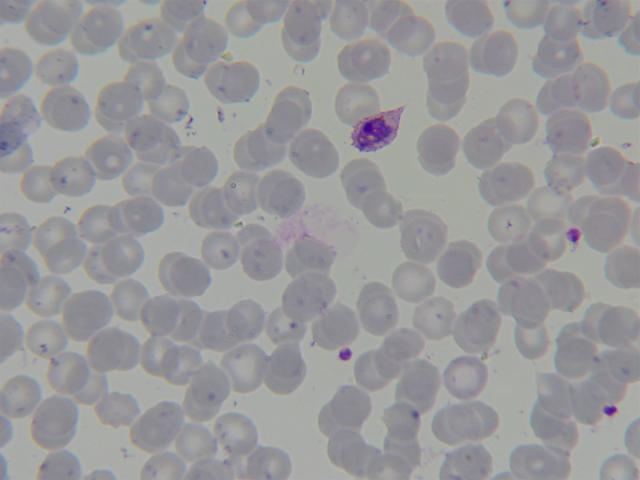
#> input picture preprocessing/2a_010.JPG, 640 x 480 px
$ python prepro.py
#> lines starting #> are read from the running program, lines starting #| are printed output that depends on the picture; after the words box and inside, x2 and y2 are one past the last pixel; in counts of white or black regions, pixels touching at a corner belong together
import cv2
import numpy as np
from matplotlib import pyplot as plt

img = cv2.imread('2a_010.JPG',0)
#> img: shape (480, 640); min 33, max 187, mean 153.1
ret,thresh1 = cv2.threshold(img,149,255,cv2.THRESH_BINARY)
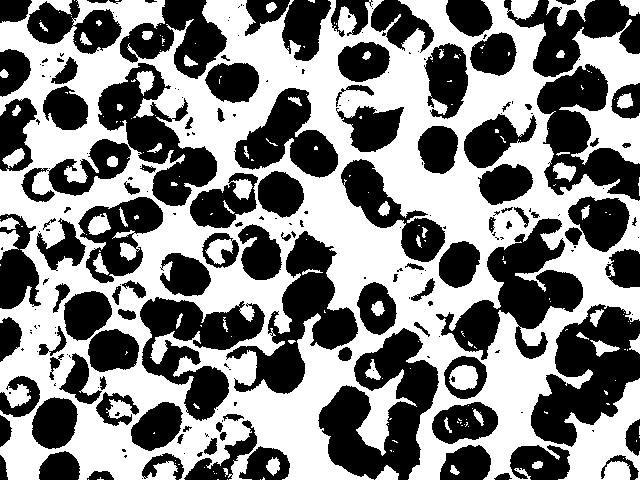
#> thresh1: shape (480, 640); 51.6% white; 224 black regions (114 under 20 px), largest, box (x1, y1, x2, y2) and area: (318, 328, 439, 480) 9416, (531, 304, 640, 447) 8601, (436, 218, 583, 360) 8126
ret,thresh2 = cv2.threshold(img,127,255,cv2.THRESH_BINARY_INV)
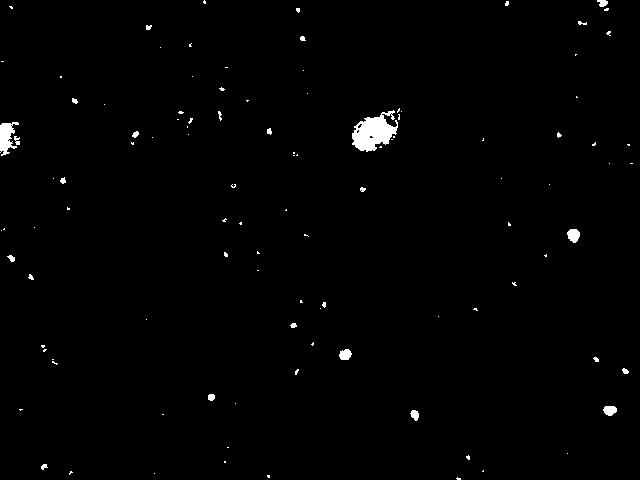
#> thresh2: shape (480, 640); 0.95% white; 107 white regions (83 under 20 px), largest, box (x1, y1, x2, y2) and area: (352, 110, 398, 152) 1122, (0, 122, 19, 156) 373, (567, 229, 580, 243) 136
ret,thresh3 = cv2.threshold(img,127,255,cv2.THRESH_TRUNC)
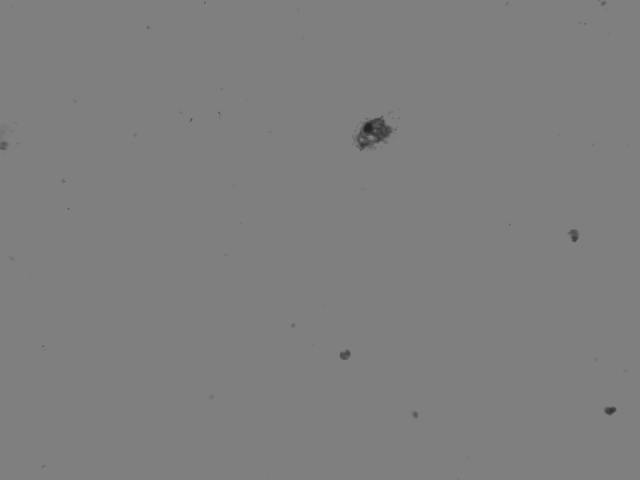
#> thresh3: shape (480, 640); min 33, max 127, mean 126.8
ret,thresh4 = cv2.threshold(img,127,255,cv2.THRESH_TOZERO)
ret,thresh5 = cv2.threshold(img,127,255,cv2.THRESH_TOZERO_INV)

titles = ['Original Image','BINARY']
images = [img, thresh1]

cv2.imshow('Original Image',img)
cv2.imshow('After Thresholding',thresh1)


import numpy as np
kernel = np.ones((4,4), np.uint8)

img = thresh1
img_dilation = cv2.dilate(img, kernel, iterations=2)
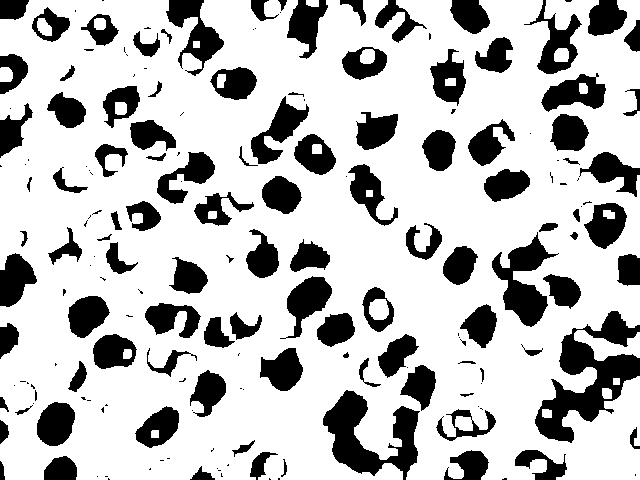
#> img_dilation: shape (480, 640); 75% white; 186 black regions (80 under 20 px), largest, box (x1, y1, x2, y2) and area: (535, 311, 640, 443) 5480, (323, 390, 420, 480) 3919, (492, 232, 559, 327) 2567
img_erosion = cv2.erode(img_dilation, kernel, iterations=1)
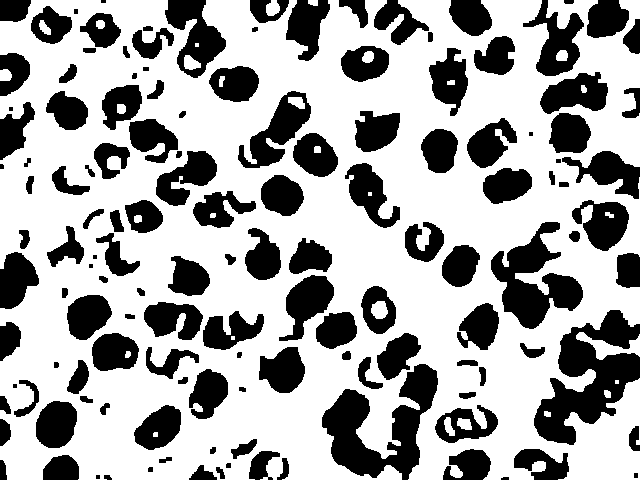
#> img_erosion: shape (480, 640); 65.9% white; 137 black regions (8 under 20 px), largest, box (x1, y1, x2, y2) and area: (534, 310, 640, 445) 6894, (322, 364, 438, 480) 6012, (491, 222, 583, 329) 4481


#cv2.imshow('Input', img)
cv2.imshow('Erosion', img_erosion)
cv2.imshow('Dilation', img_dilation)

cv2.waitKey(0)
